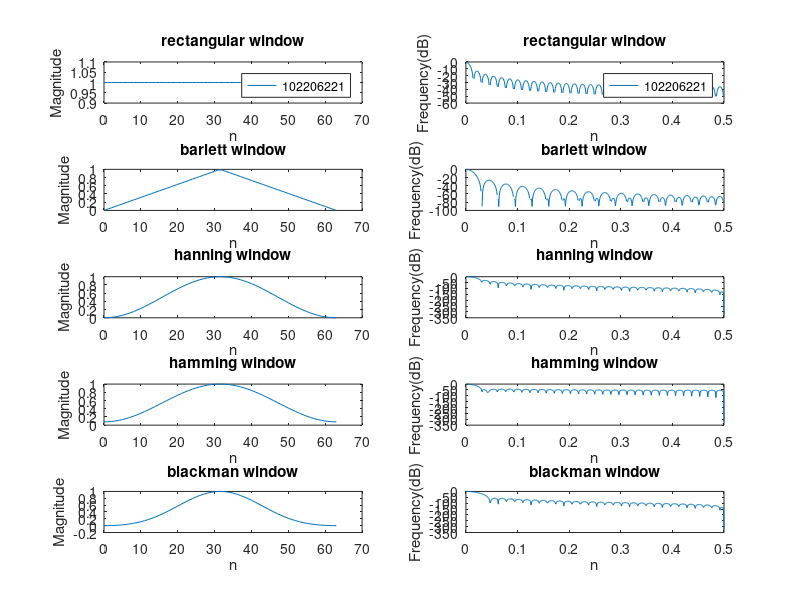

Source code (MATLAB):
clc
clear all
M=64;
n=0:M-1;
% rectangular window
rectangular=ones(1,M);

% barlett window
barlett=[2*n(1:M/2)/(M-1),2*(M-1-n(M/2+1:end))/(M-1)];

     %hanning
hanning = 0.5 - 0.5*cos(2*pi*n/(M-1));

%hamming
hamming = 0.54-0.46*cos(2*pi*n/(M-1));

%blackman
blackman = 0.42-0.5*cos(2*pi*n/(M-1))+0.08*cos(4*pi*n/(M-1));

% calculate frq responses
rect_spectrum = fftshift(abs(fft(rectangular,1024)));
bart_spectrum = fftshift(abs(fft(barlett,1024)));
hann_spectrum = fftshift(abs(fft(hanning,1024)));
hamm_spectrum = fftshift(abs(fft(hamming,1024)));
black_spectrum = fftshift(abs(fft(blackman,1024)));
f_pos=linspace(0.5,0,length(rect_spectrum)/2);

rect_spectrum = rect_spectrum/max(abs(rect_spectrum));
bart_spectrum = bart_spectrum/max(abs(bart_spectrum));
hann_spectrum = hann_spectrum/max(abs(hann_spectrum));
hamm_spectrum = hamm_spectrum/max(abs(hamm_spectrum));
black_spectrum = black_spectrum/max(abs(black_spectrum));

%plot time domain 
subplot(5,2,1);
plot(n,rectangular);
title('rectangular window');
xlabel('n');
ylabel('Magnitude');
legend('102206221')
subplot(5,2,3);
plot(n,barlett);
title('barlett window');
xlabel('n');
ylabel('Magnitude');
subplot(5,2,5);
plot(n,hanning);
title('hanning window');
xlabel('n');
ylabel('Magnitude');
subplot(5,2,7);
plot(n,hamming);
title('hamming window');
xlabel('n');
ylabel('Magnitude');
subplot(5,2,9);
plot(n,blackman);
title('blackman window');
xlabel('n');
ylabel('Magnitude');



%plot freq domain 
subplot(5,2,2);
plot(f_pos,20*log10(abs(rect_spectrum(1:length(f_pos)))));
title('rectangular window');
legend('102206221')
xlabel('n');
ylabel('Frequency(dB)');
subplot(5,2,4);
plot(f_pos,20*log10(abs(bart_spectrum(1:length(f_pos)))));
title('barlett window');
xlabel('n');
ylabel('Frequency(dB)');
subplot(5,2,6);
plot(f_pos,20*log10(abs(hann_spectrum(1:length(f_pos)))));
title('hanning window');
xlabel('n');
ylabel('Frequency(dB)');
subplot(5,2,8);
plot(f_pos,20*log10(abs(hamm_spectrum(1:length(f_pos)))));
title('hamming window');
xlabel('n');
ylabel('Frequency(dB)');
subplot(5,2,10);
plot(f_pos,20*log10(abs(black_spectrum(1:length(f_pos)))));
title('blackman window');
xlabel('n');
ylabel('Frequency(dB)');